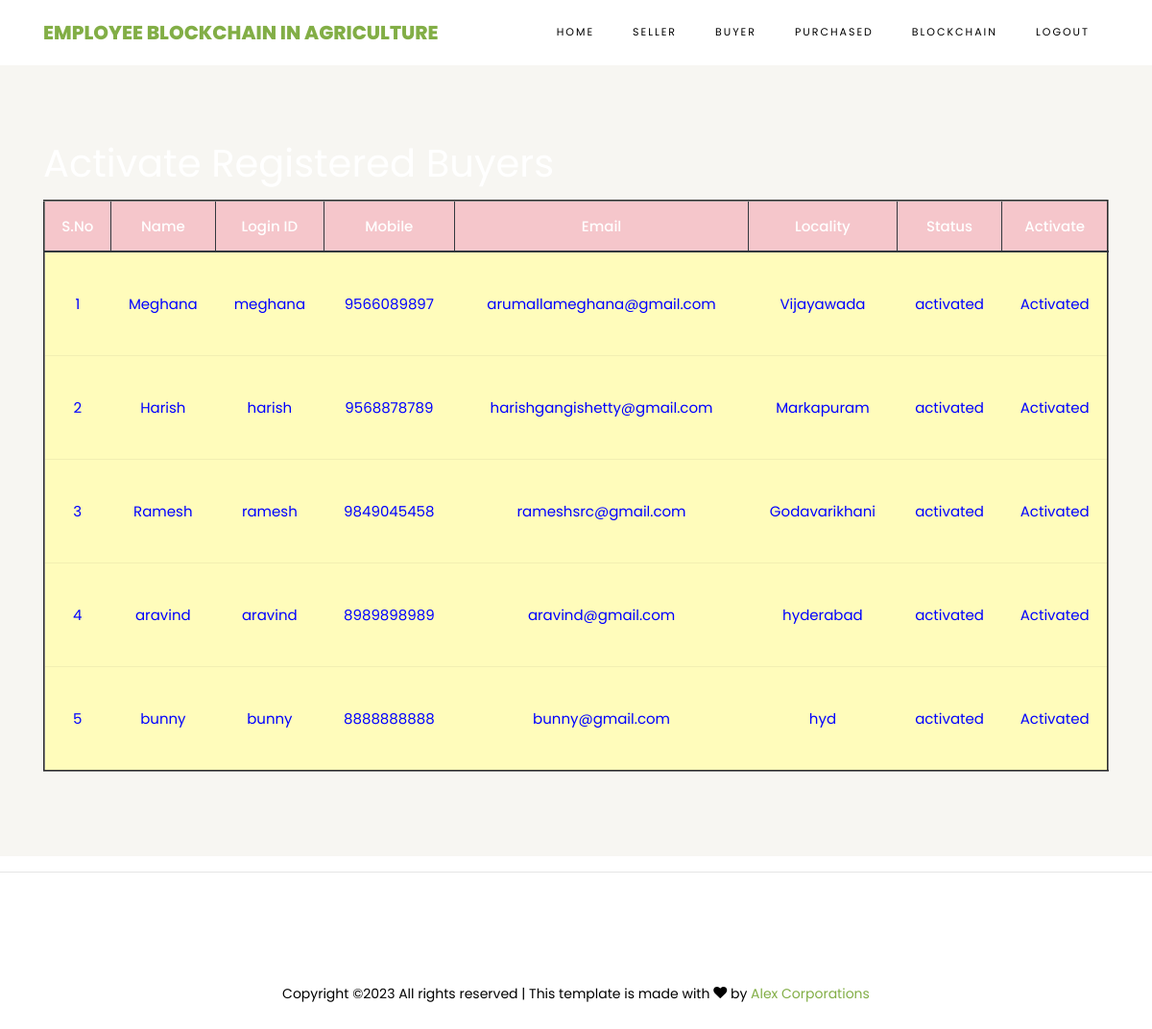
Page /ViewBuyersRegisteredUsers/ on the committed database.
### buyers/models.py (models this page shows, shortened)
class BuyerUserRegistrationModel(models.Model):
    name = models.CharField(max_length=100)
    loginid = models.CharField(unique=True, max_length=100)
    password = models.CharField(max_length=100)
    mobile = models.CharField(unique=True, max_length=100)
    email = models.CharField(unique=True, max_length=100)
    locality = models.CharField(max_length=100)
    address = models.CharField(max_length=1000)
    city = models.CharField(max_length=100)
    state = models.CharField(max_length=100)
    status = models.CharField(max_length=100)
    class Meta:
        db_table = 'BuyersRegistrations'

### admins/views.py (the view)
# urls.py: path("ViewBuyersRegisteredUsers/", admins.ViewBuyersRegisteredUsers, name="ViewBuyersRegisteredUsers"),
def ViewBuyersRegisteredUsers(request):
    data = BuyerUserRegistrationModel.objects.all()
    return render(request, 'admins/BuyersRegisteredUsers.html', {'data': data})

### assets/templates/admins/BuyersRegisteredUsers.html
{%extends 'admins/adminbase.html'%}
{%load static%}
{%block contents%}
<section class="ftco-section ftco-no-pt ftco-no-pb py-5 bg-light">
    <div class="container py-4">
        <div class="row d-flex justify-content-center py-5">
            <div class="col-md-12">
 <h1><font color="WHITE"> Activate Registered Buyers</font></h1>
                                         <table border="2px" class="table table-hover table-dark">
                    <thead>
                    <tr class="table-danger">
                        <th scope="col">S.No</th>
                        <th scope="col">Name</th>
                        <th scope="col">Login ID</th>
                        <th scope="col">Mobile</th>
                        <th scope="col">Email</th>
                        <th scope="col">Locality</th>
                        <th scope="col">Status</th>
                        <th scope="col">Activate</th>
                    </tr>
                    </thead>
                    <tbody>
                    {% for i in data %}
                    <tr scope="row" style="color: BLUE; background-color:#FFFCBB">
                        <td>{{forloop.counter}}</td>
                        <td>{{i.name}}</td>
                        <td>{{i.loginid}}</td>
                        <td>{{i.mobile}}</td>
                        <td>{{i.email}}</td>
                        <td>{{i.locality}}</td>
                        <td>{{i.status}}</td>
                        {% if i.status == 'waiting' %}
                        <td><a class="btn-link" href="/AdminActivaBuyerssUsers/?uid={{ i.id }}"
                               style="color:DARKBLUE">Activate</a></td>
                        {% else %}
                        <td> Activated</td>
                        {% endif %}
                    </tr>
                    {% endfor %}
                    </tbody>
                </table>
            </div>
        </div>
    </div>
</section>
{%endblock%}

### rows in the picture
BuyerUserRegistrationModel: name "Meghana", loginid "meghana", mobile "9566089897", email "arumallameghana@gmail.com", locality "Vijayawada", status "activated", shows "Activated"
BuyerUserRegistrationModel: name "Harish", loginid "harish", mobile "9568878789", email "harishgangishetty@gmail.com", locality "Markapuram", status "activated", shows "Activated"
BuyerUserRegistrationModel: name "Ramesh", loginid "ramesh", mobile "9849045458", email "rameshsrc@gmail.com", locality "Godavarikhani", status "activated", shows "Activated"
BuyerUserRegistrationModel: name "aravind", loginid "aravind", mobile "8989898989", email "aravind@gmail.com", locality "hyderabad", status "activated", shows "Activated"
BuyerUserRegistrationModel: name "bunny", loginid "bunny", mobile "8888888888", email "bunny@gmail.com", locality "hyd", status "activated", shows "Activated"
